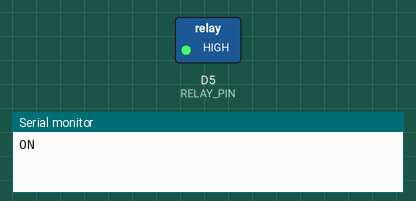
This sketch was run on a simulated ESP8266 (NodeMCU). Shown: 19×20 character LCD, switched loads named in the sketch (green lamp = pin HIGH), the last lines printed to the serial monitor.

Above: at 2.5 s.
At 7.5 s:
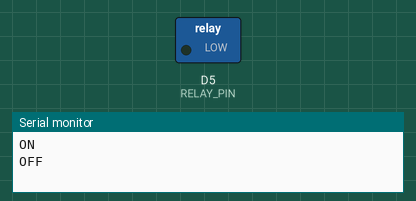
Timing chart, 0 to 13.1 s (numbered marks = the images above):
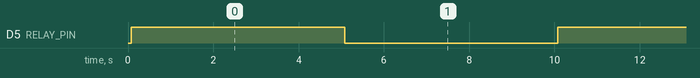

The sketch:

relay.ino
```cpp
#include <Wire.h>
#include <LiquidCrystal_I2C.h>
LiquidCrystal_I2C lcd(0x27,19,20);

#define RELAY_PIN D5 // Relay nối với Pin D5


void setup() {
  // put your setup code here, to run once:
  Serial.begin(115200);
  pinMode(RELAY_PIN, OUTPUT);


  lcd.init(); //Khởi động LCD
  lcd.backlight(); //Mở đèn
  lcd.setCursor(0,0);  //Con trở ở vị trí 0 hàng 1, hiện ô 1
  lcd.print("Trang thai:");
}

void loop() {
  /// Bật
  digitalWrite(RELAY_PIN, HIGH);
  Serial.println("ON");
  lcd.setCursor(12,0); //Con trở ở vị trí 12, hiện ô 13
  lcd.print("ON ");
  delay(5000);  /// Nghỉ 5s

  /// Tắt
  digitalWrite(RELAY_PIN, LOW);
  Serial.println("OFF");
  lcd.setCursor(12,0); //Con trở ở vị trí 12, hiện ô 13
  lcd.print("OFF");
  delay(5000);  /// Nghỉ 5s
}
```

Measured:
- by itself, D5 (RELAY_PIN): alternates HIGH for 5.0 s and LOW for 5.0 s
